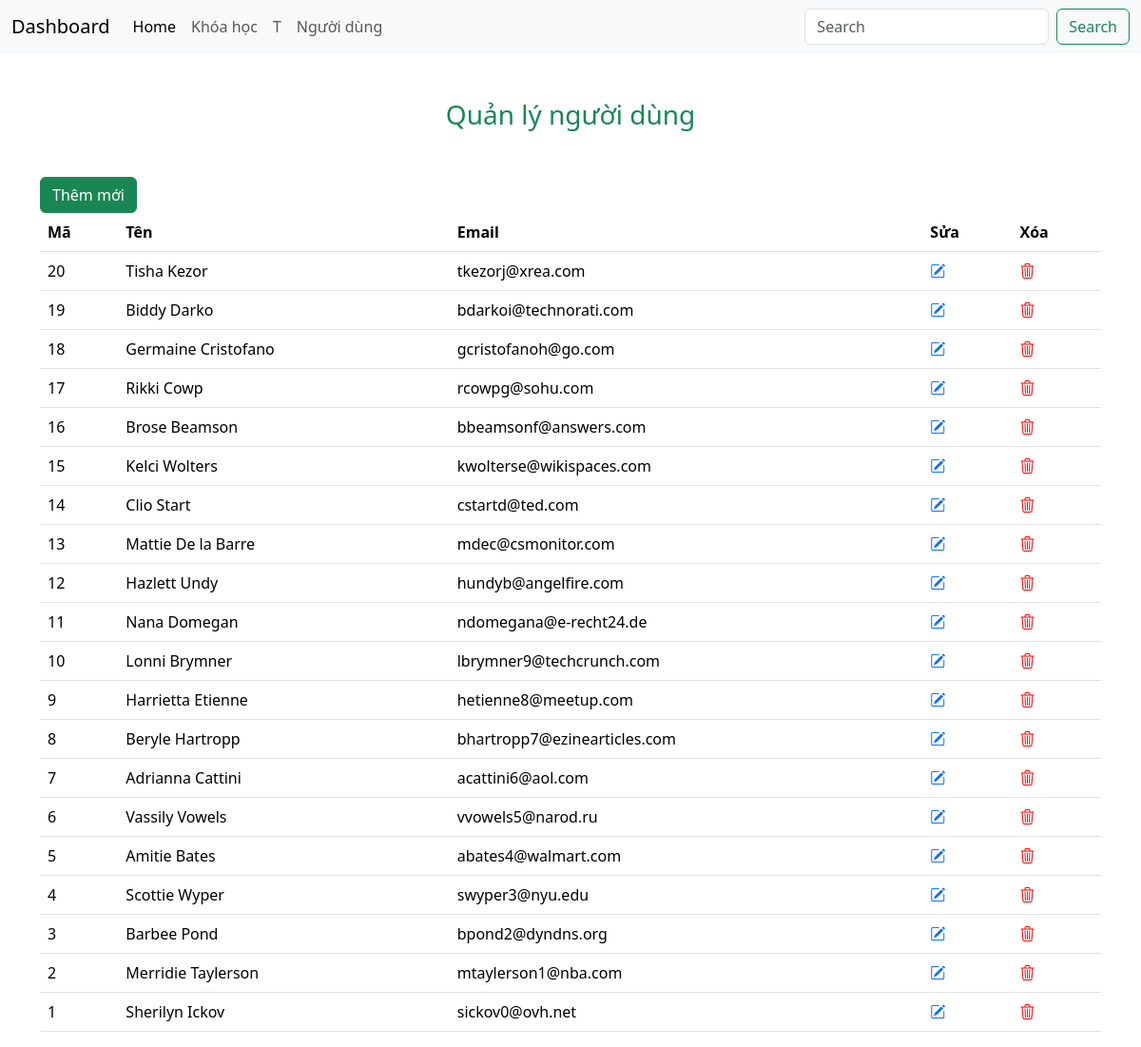
/?c=user, run on the app's committed database.
### tables this page shows
CREATE TABLE IF NOT EXISTS `users` (
  `id` int unsigned NOT NULL AUTO_INCREMENT,
  `name` varchar(100) NOT NULL DEFAULT '0',
  `email` varchar(50) NOT NULL DEFAULT '0',
  `password` varchar(255) NOT NULL DEFAULT '0',
  `created_at` timestamp NULL DEFAULT NULL,
  `updated_at` timestamp NULL DEFAULT NULL,
  PRIMARY KEY (`id`)
);

### app/controllers/UserController.php (called while the page is built, shortened)
<?php
    include APP_ROOT . '/app/services/UserService.php';
    class UserController{
        public function index(){
            $users = (new UserService())->getAllUser();
            include APP_ROOT . '/app/views/user/index.php';
        }
    }

### public/index.php (called while the page is built, shortened)
<?php
    $action = $_GET['a'] ?? 'index';
    $controllerInstance = new $controllerClass();
    $controllerInstance->$action();

### app/services/UserService.php (called while the page is built, shortened)
<?php
    include APP_ROOT . '/app/models/User.php';
    include APP_ROOT . '/app/config/DBConnect.php';
    class UserService{
        public function getAllUser(): array
        {
            global $conn;
            $sql = "select * from users order by id desc";
            $stmt = $conn->query($sql);
            $users = [];
            foreach($stmt->fetchAll() as $row){
                $user = new User($row);
                $users[] = $user;
            }
            return $users;
        }
    }

### app/models/User.php (called while the page is built, shortened)
<?php
    class User{
        private $id;
        private $name;
        private $email;
        public function __construct($row){
            $this->id = $row['id'] ?? '';
            $this->name = $row['name'];
            $this->email = $row['email'];
        }
        public function getId(): mixed
        {
            return $this->id;
        }
        public function getName(): mixed
        {
            return $this->name;
        }
        public function getEmail(): mixed
        {
            return $this->email;
        }
    }

### app/views/user/index.php (the view, shortened to what this page needs)
<!doctype html>
<html lang="en">
<head>
    <link href="https://cdn.jsdelivr.net/npm/bootstrap@5.3.2/dist/css/bootstrap.min.css" rel="stylesheet">
    <link rel="stylesheet" href="https://cdn.jsdelivr.net/npm/bootstrap-icons@1.11.2/font/bootstrap-icons.min.css">
</head>
<body>
<?php
    include_once  APP_ROOT . '/app/views/menu.php';
?>
<div class="container">
    <h3 class="text-center my-5 text-success">Quản lý người dùng</h3>
    <a href="?c=user&a=create" class="btn btn-success">Thêm mới</a>
    <table class="table table-hover">
        <thead>
        <tr>
            <th scope="col">Mã</th>
            <th scope="col">Tên</th>
            <th scope="col">Email</th>
            <th scope="col">Sửa</th>
            <th scope="col">Xóa</th>
        </tr>
        </thead>
        <tbody>
            <?php foreach($users as $user): ?>
                <tr>
                    <td><?= $user->getId() ?></td>
                    <td><?= $user->getName() ?></td>
                    <td><?= $user->getEmail() ?></td>
                    <td>
                        <a href="?c=user&a=edit&id=<?= $user->getId() ?>">
                            <i class="bi bi-pencil-square"></i>
                        </a>
                    </td>
                    <td>
                        <a href="?c=user&a=delete&id=<?= $user->getId() ?>">
                            <i class="bi bi-trash3" style="color: red"></i>
                        </a>
                    </td>
                </tr>
            <?php endforeach; ?>
        </tbody>
    </table>
</div>
</body>
</html>

### app/views/menu.php (shortened to what this page needs)
<nav class="navbar navbar-expand-lg bg-body-tertiary">
    <div class="container-fluid">
        <a class="navbar-brand" href="?">Dashboard</a>
        <div class="collapse navbar-collapse" id="navbarSupportedContent">
            <ul class="navbar-nav me-auto mb-2 mb-lg-0">
                <li class="nav-item">
                    <a class="nav-link active" aria-current="page" href="#">Home</a>
                </li>
                <li class="nav-item">
                    <a class="nav-link" href="?c=post">Khóa học</a>
                </li>
                <li class="nav-item">
                    <a class="nav-link" href="?c=category" aria-disabled="true">T</a>
                </li>
                <li class="nav-item">
                    <a class="nav-link" aria-disabled="true" href="?c=user">Người dùng</a>
                </li>
            </ul>
            <form class="d-flex" role="search">
                <input class="form-control me-2" type="search" placeholder="Search" aria-label="Search">
                <button class="btn btn-outline-success" type="submit">Search</button>
            </form>
        </div>
    </div>
</nav>

### data on the page
users: id "20", name "Tisha Kezor", email "tkezorj@xrea.com"
users: id "19", name "Biddy Darko", email "bdarkoi@technorati.com"
users: id "18", name "Germaine Cristofano", email "gcristofanoh@go.com"
users: id "17", name "Rikki Cowp", email "rcowpg@sohu.com"
users: id "16", name "Brose Beamson", email "bbeamsonf@answers.com"
users: id "15", name "Kelci Wolters", email "kwolterse@wikispaces.com"
users: id "14", name "Clio Start", email "cstartd@ted.com"
users: id "13", name "Mattie De la Barre", email "mdec@csmonitor.com"
users: id "12", name "Hazlett Undy", email "hundyb@angelfire.com"
users: id "11", name "Nana Domegan", email "ndomegana@e-recht24.de"
users: id "10", name "Lonni Brymner", email "lbrymner9@techcrunch.com"
users: id "9", name "Harrietta Etienne", email "hetienne8@meetup.com"
users: id "8", name "Beryle Hartropp", email "bhartropp7@ezinearticles.com"
users: id "7", name "Adrianna Cattini", email "acattini6@aol.com"
users: id "6", name "Vassily Vowels", email "vvowels5@narod.ru"
users: id "5", name "Amitie Bates", email "abates4@walmart.com"
users: id "4", name "Scottie Wyper", email "swyper3@nyu.edu"
users: id "3", name "Barbee Pond", email "bpond2@dyndns.org"
users: id "2", name "Merridie Taylerson", email "mtaylerson1@nba.com"
users: id "1", name "Sherilyn Ickov", email "sickov0@ovh.net"
